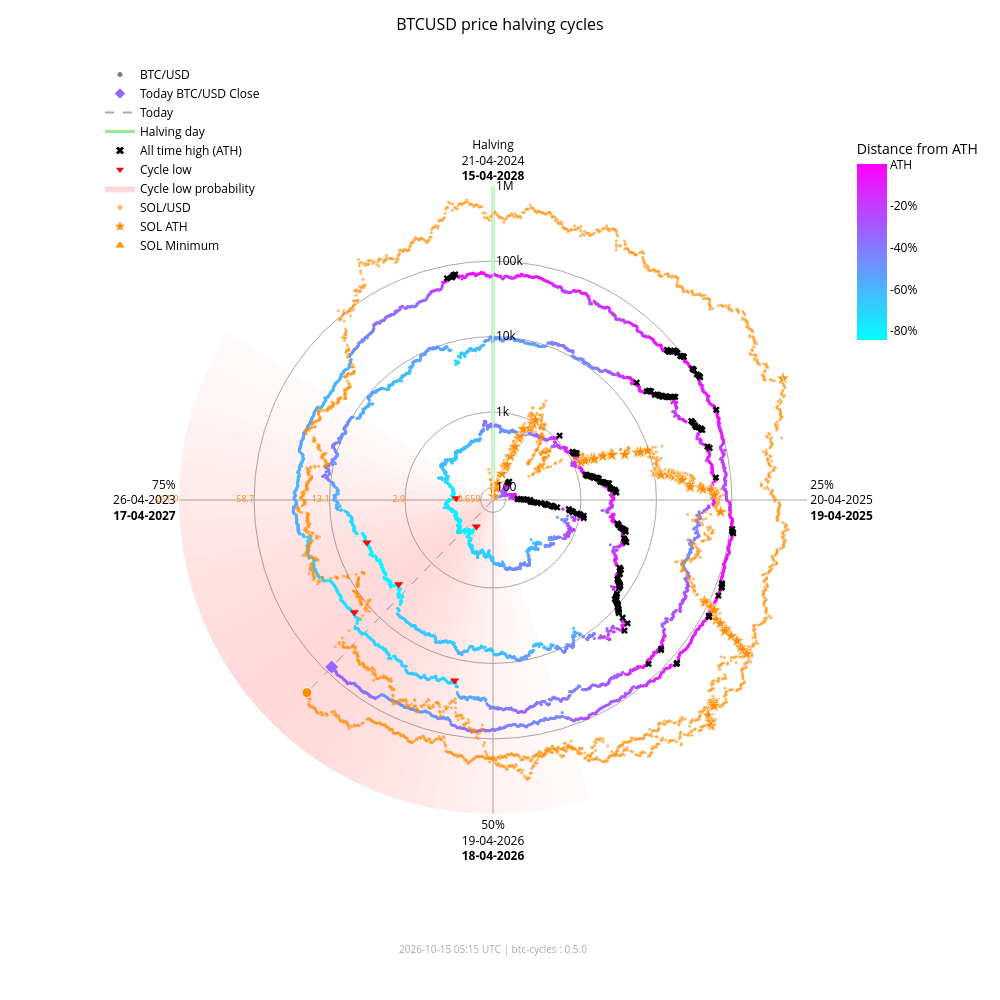

Source (notebook cell):
### Markdown cell above
### Interactive chart with overlay

### Code cell
fig_overlay_interactive = btc.plot(
    kind="interactive",
    from_date="2012-11-28",
    overlay=sol,
)
fig_overlay_interactive.show(config={"scrollZoom": True, "displayModeBar": True})

### Figure 1 — Plotly figure (JSON) as saved in the notebook; plotly's stock layout.template omitted (floating-point values rounded to 4 significant figures; data arrays with more than 128 entries replaced by an {"elided": "..."} marker saying what was removed)
{"data": [{"fill": "toself", "fillcolor": "rgba(255,0,0,0.018306980149439524)", "hoverinfo": "skip", "line": {"width": 0}, "mode": "lines", "r": [68.43, 1000000, 1000000, 68.43, 68.43], "showlegend": false, "theta": [162.0, 162.0, 165.6, 165.6, 162.0], "type": "scatterpolar"}, {"fill": "toself", "fillcolor": "rgba(255,0,0,0.02405911634527998)", "hoverinfo": "skip", "line": {"width": 0}, "mode": "lines", "r": [68.43, 1000000, 1000000, 68.43, 68.43], "showlegend": false, "theta": [165.6, 165.6, 169.2, 169.2, 165.6], "type": "scatterpolar"}, {"fill": "toself", "fillcolor": "rgba(255,0,0,0.030803449372254352)", "hoverinfo": "skip", "line": {"width": 0}, "mode": "lines", "r": [68.43, 1000000, 1000000, 68.43, 68.43], "showlegend": false, "theta": [169.2, 169.2, 172.8, 172.8, 169.2], "type": "scatterpolar"}, {"fill": "toself", "fillcolor": "rgba(255,0,0,0.03847233586005252)", "hoverinfo": "skip", "line": {"width": 0}, "mode": "lines", "r": [68.43, 1000000, 1000000, 68.43, 68.43], "showlegend": false, "theta": [172.8, 172.8, 176.4, 176.4, 172.8], "type": "scatterpolar"}, {"fill": "toself", "fillcolor": "rgba(255,0,0,0.04694405159551339)", "hoverinfo": "skip", "line": {"width": 0}, "mode": "lines", "r": [68.43, 1000000, 1000000, 68.43, 68.43], "showlegend": false, "theta": [176.4, 176.4, 180.0, 180.0, 176.4], "type": "scatterpolar"}, {"fill": "toself", "fillcolor": "rgba(255,0,0,0.05605603979818329)", "hoverinfo": "skip", "line": {"width": 0}, "mode": "lines", "r": [68.43, 1000000, 1000000, 68.43, 68.43], "showlegend": false, "theta": [180.0, 180.0, 183.6, 183.6, 180.0], "type": "scatterpolar"}, {"fill": "toself", "fillcolor": "rgba(255,0,0,0.06562330627802694)", "hoverinfo": "skip", "line": {"width": 0}, "mode": "lines", "r": [68.43, 1000000, 1000000, 68.43, 68.43], "showlegend": false, "theta": [183.6, 183.6, 187.2, 187.2, 183.6], "type": "scatterpolar"}, {"fill": "toself", "fillcolor": "rgba(255,0,0,0.07545707932574237)", "hoverinfo": "skip", "line": {"width": 0}, "mode": "lines", "r": [68.43, 1000000, 1000000, 68.43, 68.43], "showlegend": false, "theta": [187.2, 187.2, 190.8, 190.8, 187.2], "type": "scatterpolar"}, {"fill": "toself", "fillcolor": "rgba(255,0,0,0.08537841060169407)", "hoverinfo": "skip", "line": {"width": 0}, "mode": "lines", "r": [68.43, 1000000, 1000000, 68.43, 68.43], "showlegend": false, "theta": [190.8, 190.8, 194.4, 194.4, 190.8], "type": "scatterpolar"}, {"fill": "toself", "fillcolor": "rgba(255,0,0,0.09522272137134848)", "hoverinfo": "skip", "line": {"width": 0}, "mode": "lines", "r": [68.43, 1000000, 1000000, 68.43, 68.43], "showlegend": false, "theta": [194.4, 194.4, 198.0, 198.0, 194.4], "type": "scatterpolar"}, {"fill": "toself", "fillcolor": "rgba(255,0,0,0.10483418800389058)", "hoverinfo": "skip", "line": {"width": 0}, "mode": "lines", "r": [68.43, 1000000, 1000000, 68.43, 68.43], "showlegend": false, "theta": [198.0, 198.0, 201.6, 201.6, 198.0], "type": "scatterpolar"}, {"fill": "toself", "fillcolor": "rgba(255,0,0,0.11405248627197925)", "hoverinfo": "skip", "line": {"width": 0}, "mode": "lines", "r": [68.43, 1000000, 1000000, 68.43, 68.43], "showlegend": false, "theta": [201.6, 201.6, 205.2, 205.2, 201.6], "type": "scatterpolar"}, {"fill": "toself", "fillcolor": "rgba(255,0,0,0.12269756305009562)", "hoverinfo": "skip", "line": {"width": 0}, "mode": "lines", "r": [68.43, 1000000, 1000000, 68.43, 68.43], "showlegend": false, "theta": [205.2, 205.2, 208.8, 208.8, 205.2], "type": "scatterpolar"}, {"fill": "toself", "fillcolor": "rgba(255,0,0,0.13055959037792858)", "hoverinfo": "skip", "line": {"width": 0}, "mode": "lines", "r": [68.43, 1000000, 1000000, 68.43, 68.43], "showlegend": false, "theta": [208.8, 208.8, 212.4, 212.4, 208.8], "type": "scatterpolar"}, {"fill": "toself", "fillcolor": "rgba(255,0,0,0.13740037014073872)", "hoverinfo": "skip", "line": {"width": 0}, "mode": "lines", "r": [68.43, 1000000, 1000000, 68.43, 68.43], "showlegend": false, "theta": [212.4, 212.4, 216.0, 216.0, 212.4], "type": "scatterpolar"}, {"fill": "toself", "fillcolor": "rgba(255,0,0,0.14296927208088228)", "hoverinfo": "skip", "line": {"width": 0}, "mode": "lines", "r": [68.43, 1000000, 1000000, 68.43, 68.43], "showlegend": false, "theta": [216.0, 216.0, 219.6, 219.6, 216.0], "type": "scatterpolar"}, {"fill": "toself", "fillcolor": "rgba(255,0,0,0.14703219887325494)", "hoverinfo": "skip", "line": {"width": 0}, "mode": "lines", "r": [68.43, 1000000, 1000000, 68.43, 68.43], "showlegend": false, "theta": [219.6, 219.6, 223.2, 223.2, 219.6], "type": "scatterpolar"}, {"fill": "toself", "fillcolor": "rgba(255,0,0,0.14940752827264187)", "hoverinfo": "skip", "line": {"width": 0}, "mode": "lines", "r": [68.43, 1000000, 1000000, 68.43, 68.43], "showlegend": false, "theta": [223.2, 223.2, 226.8, 226.8, 223.2], "type": "scatterpolar"}, {"fill": "toself", "fillcolor": "rgba(255,0,0,0.15)", "hoverinfo": "skip", "line": {"width": 0}, "mode": "lines", "r": [68.43, 1000000, 1000000, 68.43, 68.43], "showlegend": false, "theta": [226.8, 226.8, 230.4, 230.4, 226.8], "type": "scatterpolar"}, {"fill": "toself", "fillcolor": "rgba(255,0,0,0.14882314851976614)", "hoverinfo": "skip", "line": {"width": 0}, "mode": "lines", "r": [68.43, 1000000, 1000000, 68.43, 68.43], "showlegend": false, "theta": [230.4, 230.4, 234.0, 234.0, 230.4], "type": "scatterpolar"}, {"fill": "toself", "fillcolor": "rgba(255,0,0,0.14600334989350275)", "hoverinfo": "skip", "line": {"width": 0}, "mode": "lines", "r": [68.43, 1000000, 1000000, 68.43, 68.43], "showlegend": false, "theta": [234.0, 234.0, 237.6, 237.6, 234.0], "type": "scatterpolar"}, {"fill": "toself", "fillcolor": "rgba(255,0,0,0.14176315293000513)", "hoverinfo": "skip", "line": {"width": 0}, "mode": "lines", "r": [68.43, 1000000, 1000000, 68.43, 68.43], "showlegend": false, "theta": [237.6, 237.6, 241.2, 241.2, 237.6], "type": "scatterpolar"}, {"fill": "toself", "fillcolor": "rgba(255,0,0,0.1363869302869166)", "hoverinfo": "skip", "line": {"width": 0}, "mode": "lines", "r": [68.43, 1000000, 1000000, 68.43, 68.43], "showlegend": false, "theta": [241.2, 241.2, 244.8, 244.8, 241.2], "type": "scatterpolar"}, {"fill": "toself", "fillcolor": "rgba(255,0,0,0.13017643696734477)", "hoverinfo": "skip", "line": {"width": 0}, "mode": "lines", "r": [68.43, 1000000, 1000000, 68.43, 68.43], "showlegend": false, "theta": [244.8, 244.8, 248.4, 248.4, 244.8], "type": "scatterpolar"}, {"fill": "toself", "fillcolor": "rgba(255,0,0,0.1234063302665758)", "hoverinfo": "skip", "line": {"width": 0}, "mode": "lines", "r": [68.43, 1000000, 1000000, 68.43, 68.43], "showlegend": false, "theta": [248.4, 248.4, 252.0, 252.0, 248.4], "type": "scatterpolar"}, {"fill": "toself", "fillcolor": "rgba(255,0,0,0.11628949020714345)", "hoverinfo": "skip", "line": {"width": 0}, "mode": "lines", "r": [68.43, 1000000, 1000000, 68.43, 68.43], "showlegend": false, "theta": [252.0, 252.0, 255.6, 255.6, 252.0], "type": "scatterpolar"}, {"fill": "toself", "fillcolor": "rgba(255,0,0,0.108959277972535)", "hoverinfo": "skip", "line": {"width": 0}, "mode": "lines", "r": [68.43, 1000000, 1000000, 68.43, 68.43], "showlegend": false, "theta": [255.6, 255.6, 259.2, 259.2, 255.6], "type": "scatterpolar"}, {"fill": "toself", "fillcolor": "rgba(255,0,0,0.1014715299920515)", "hoverinfo": "skip", "line": {"width": 0}, "mode": "lines", "r": [68.43, 1000000, 1000000, 68.43, 68.43], "showlegend": false, "theta": [259.2, 259.2, 262.8, 262.8, 259.2], "type": "scatterpolar"}, {"fill": "toself", "fillcolor": "rgba(255,0,0,0.09382430417652897)", "hoverinfo": "skip", "line": {"width": 0}, "mode": "lines", "r": [68.43, 1000000, 1000000, 68.43, 68.43], "showlegend": false, "theta": [262.8, 262.8, 266.4, 266.4, 262.8], "type": "scatterpolar"}, {"fill": "toself", "fillcolor": "rgba(255,0,0,0.08598937207621672)", "hoverinfo": "skip", "line": {"width": 0}, "mode": "lines", "r": [68.43, 1000000, 1000000, 68.43, 68.43], "showlegend": false, "theta": [266.4, 266.4, 270.0, 270.0, 266.4], "type": "scatterpolar"}, {"fill": "toself", "fillcolor": "rgba(255,0,0,0.07794710108398434)", "hoverinfo": "skip", "line": {"width": 0}, "mode": "lines", "r": [68.43, 1000000, 1000000, 68.43, 68.43], "showlegend": false, "theta": [270.0, 270.0, 273.6, 273.6, 270.0], "type": "scatterpolar"}, {"fill": "toself", "fillcolor": "rgba(255,0,0,0.06971614429145927)", "hoverinfo": "skip", "line": {"width": 0}, "mode": "lines", "r": [68.43, 1000000, 1000000, 68.43, 68.43], "showlegend": false, "theta": [273.6, 273.6, 277.2, 277.2, 273.6], "type": "scatterpolar"}, {"fill": "toself", "fillcolor": "rgba(255,0,0,0.061371174705723626)", "hoverinfo": "skip", "line": {"width": 0}, "mode": "lines", "r": [68.43, 1000000, 1000000, 68.43, 68.43], "showlegend": false, "theta": [277.2, 277.2, 280.8, 280.8, 277.2], "type": "scatterpolar"}, {"fill": "toself", "fillcolor": "rgba(255,0,0,0.05304520605236535)", "hoverinfo": "skip", "line": {"width": 0}, "mode": "lines", "r": [68.43, 1000000, 1000000, 68.43, 68.43], "showlegend": false, "theta": [280.8, 280.8, 284.4, 284.4, 280.8], "type": "scatterpolar"}, {"fill": "toself", "fillcolor": "rgba(255,0,0,0.044916938988340704)", "hoverinfo": "skip", "line": {"width": 0}, "mode": "lines", "r": [68.43, 1000000, 1000000, 68.43, 68.43], "showlegend": false, "theta": [284.4, 284.4, 288.0, 288.0, 284.4], "type": "scatterpolar"}, {"fill": "toself", "fillcolor": "rgba(255,0,0,0.0371870550186571)", "hoverinfo": "skip", "line": {"width": 0}, "mode": "lines", "r": [68.43, 1000000, 1000000, 68.43, 68.43], "showlegend": false, "theta": [288.0, 288.0, 291.6, 291.6, 288.0], "type": "scatterpolar"}, {"fill": "toself", "fillcolor": "rgba(255,0,0,0.030049603184432498)", "hoverinfo": "skip", "line": {"width": 0}, "mode": "lines", "r": [68.43, 1000000, 1000000, 68.43, 68.43], "showlegend": false, "theta": [291.6, 291.6, 295.2, 295.2, 291.6], "type": "scatterpolar"}, {"fill": "toself", "fillcolor": "rgba(255,0,0,0.023665126797805223)", "hoverinfo": "skip", "line": {"width": 0}, "mode": "lines", "r": [68.43, 1000000, 1000000, 68.43, 68.43], "showlegend": false, "theta": [295.2, 295.2, 298.8, 298.8, 295.2], "type": "scatterpolar"}, {"fill": "toself", "fillcolor": "rgba(255,0,0,0.018141004067302662)", "hoverinfo": "skip", "line": {"width": 0}, "mode": "lines", "r": [68.43, 1000000, 1000000, 68.43, 68.43], "showlegend": false, "theta": [298.8, 298.8, 302.4, 302.4, 298.8], "type": "scatterpolar"}, {"hoverinfo": "skip", "line": {"color": "darkgrey", "dash": "dash", "width": 1}, "mode": "lines", "r": [68.43, 81560.0], "showlegend": false, "theta": [224.0, 224.0], "type": "scatterpolar"}, {"hoverinfo": "skip", "line": {"color": "darkgrey", "dash": "dash", "width": 1}, "mode": "lines", "r": [68.43, 241700.0], "showlegend": false, "theta": [224.0, 224.0], "type": "scatterpolar"}, {"hoverinfo": "skip", "line": {"color": "lightgreen", "width": 3}, "mode": "lines", "r": [68.43, 1000000], "showlegend": false, "theta": [0, 0], "type": "scatterpolar"}, {"hoverinfo": "text", "marker": {"color": {"elided": "4919 str values"}, "size": 3}, "mode": "markers", "r": {"elided": "4919 float values"}, "showlegend": false, "text": {"elided": "4919 str values"}, "theta": {"elided": "4919 float values"}, "type": "scatterpolar"}, {"hoverinfo": "text", "marker": {"color": "#FF8C00", "opacity": 0.6, "size": 3}, "mode": "markers", "r": {"elided": "2379 float values"}, "showlegend": false, "text": {"elided": "2379 str values"}, "theta": {"elided": "2379 float values"}, "type": "scatterpolar"}, {"hoverinfo": "text", "marker": {"color": "#9768ff", "size": 10, "symbol": "diamond"}, "mode": "markers", "r": [81560.0], "showlegend": false, "text": ["Today<br>Date: 2026-10-14<br>Price: $81,562.49"], "theta": [224.0], "type": "scatterpolar"}, {"hoverinfo": "text", "marker": {"color": "#FF8C00", "line": {"color": "white", "width": 1}, "size": 10, "symbol": "circle"}, "mode": "markers", "r": [241700.0], "showlegend": false, "text": ["Today SOL<br>Date: 2026-10-14<br>Price: $104.07"], "theta": [224.0], "type": "scatterpolar"}, {"hoverinfo": "text", "marker": {"color": "#FF8C00", "line": {"color": "white", "width": 0.5}, "size": 10, "symbol": "star"}, "mode": "markers", "r": [68.43, 76.69, 98.28, 115.1, 160.2, 199.2, 200.3, 203.8, 217.3, 287.8, 349.8, 397.3, 523.3, 573.2, 718.1, 798.5, 948.0, 1078.0, 1271.0, 1461.0, 1785.0, 1908.0, 1917.0, 2530.0, 3215.0, 3302.0, 3322.0, 4795.0, 7121.0, 7760.0, 9679.0, 10370.0, 11210.0, 11600.0, 11830.0, 12190.0, 15220.0, 16990.0, 18090.0, 20010.0, 20730.0, 21720.0, 21920.0, 22700.0, 28100.0, 28410.0, 38550.0, 41750.0, 54000.0, 58230.0, 71670.0, 86520.0, 90770.0, 111800.0, 112400.0, 128500.0, 155700.0, 182600.0, 229400.0, 231200.0, 295100.0, 371400.0, 451600.0, 493500.0, 583700.0, 612100.0, 618900.0, 644000.0, 686600.0, 744100.0, 879500.0, 907500.0, 980900.0, 1000000.0], "showlegend": false, "text": ["SOL ATH<br>Date: 2020-04-10<br>Price: $0.95", "SOL ATH<br>Date: 2020-07-12<br>Price: $1.02", "SOL ATH<br>Date: 2020-07-13<br>Price: $1.18", "SOL ATH<br>Date: 2020-07-15<br>Price: $1.29", "SOL ATH<br>Date: 2020-07-26<br>Price: $1.57", "SOL ATH<br>Date: 2020-07-27<br>Price: $1.78", "SOL ATH<br>Date: 2020-07-28<br>Price: $1.78", "SOL ATH<br>Date: 2020-08-03<br>Price: $1.80", "SOL ATH<br>Date: 2020-08-04<br>Price: $1.87", "SOL ATH<br>Date: 2020-08-06<br>Price: $2.21", "SOL ATH<br>Date: 2020-08-08<br>Price: $2.47", "SOL ATH<br>Date: 2020-08-09<br>Price: $2.67", "SOL ATH<br>Date: 2020-08-10<br>Price: $3.13", "SOL ATH<br>Date: 2020-08-11<br>Price: $3.30", "SOL ATH<br>Date: 2020-08-12<br>Price: $3.77", "SOL ATH<br>Date: 2020-08-28<br>Price: $4.01", "SOL ATH<br>Date: 2020-08-30<br>Price: $4.44", "SOL ATH<br>Date: 2020-08-31<br>Price: $4.78", "SOL ATH<br>Date: 2021-02-02<br>Price: $5.27", "SOL ATH<br>Date: 2021-02-03<br>Price: $5.72", "SOL ATH<br>Date: 2021-02-04<br>Price: $6.43", "SOL ATH<br>Date: 2021-02-05<br>Price: $6.68", "SOL ATH<br>Date: 2021-02-07<br>Price: $6.70", "SOL ATH<br>Date: 2021-02-08<br>Price: $7.88", "SOL ATH<br>Date: 2021-02-10<br>Price: $9.07", "SOL ATH<br>Date: 2021-02-11<br>Price: $9.22", "SOL ATH<br>Date: 2021-02-12<br>Price: $9.25", "SOL ATH<br>Date: 2021-02-19<br>Price: $11.47", "SOL ATH<br>Date: 2021-02-22<br>Price: $14.45", "SOL ATH<br>Date: 2021-02-23<br>Price: $15.20", "SOL ATH<br>Date: 2021-02-24<br>Price: $17.30", "SOL ATH<br>Date: 2021-03-28<br>Price: $18.02", "SOL ATH<br>Date: 2021-03-29<br>Price: $18.85", "SOL ATH<br>Date: 2021-03-30<br>Price: $19.23", "SOL ATH<br>Date: 2021-03-31<br>Price: $19.47", "SOL ATH<br>Date: 2021-04-02<br>Price: $19.81", "SOL ATH<br>Date: 2021-04-03<br>Price: $22.55", "SOL ATH<br>Date: 2021-04-04<br>Price: $24.06", "SOL ATH<br>Date: 2021-04-06<br>Price: $24.96", "SOL ATH<br>Date: 2021-04-07<br>Price: $26.48", "SOL ATH<br>Date: 2021-04-08<br>Price: $27.03", "SOL ATH<br>Date: 2021-04-09<br>Price: $27.78", "SOL ATH<br>Date: 2021-04-11<br>Price: $27.93", "SOL ATH<br>Date: 2021-04-12<br>Price: $28.51", "SOL ATH<br>Date: 2021-04-18<br>Price: $32.30", "SOL ATH<br>Date: 2021-04-21<br>Price: $32.51", "SOL ATH<br>Date: 2021-04-22<br>Price: $38.88", "SOL ATH<br>Date: 2021-04-24<br>Price: $40.74", "SOL ATH<br>Date: 2021-04-25<br>Price: $47.37", "SOL ATH<br>Date: 2021-05-01<br>Price: $49.51", "SOL ATH<br>Date: 2021-05-18<br>Price: $55.91", "SOL ATH<br>Date: 2021-08-16<br>Price: $62.43", "SOL ATH<br>Date: 2021-08-17<br>Price: $64.21", "SOL ATH<br>Date: 2021-08-18<br>Price: $72.54", "SOL ATH<br>Date: 2021-08-19<br>Price: $72.76", "SOL ATH<br>Date: 2021-08-20<br>Price: $78.72", "SOL ATH<br>Date: 2021-08-27<br>Price: $88.09", "SOL ATH<br>Date: 2021-08-28<br>Price: $96.70", "SOL ATH<br>Date: 2021-08-30<br>Price: $110.54", "SOL ATH<br>Date: 2021-09-01<br>Price: $111.03", "SOL ATH<br>Date: 2021-09-02<br>Price: $128.10", "SOL ATH<br>Date: 2021-09-03<br>Price: $146.58", "SOL ATH<br>Date: 2021-09-06<br>Price: $164.38", "SOL ATH<br>Date: 2021-09-07<br>Price: $173.15", "SOL ATH<br>Date: 2021-09-08<br>Price: $191.04", "SOL ATH<br>Date: 2021-10-22<br>Price: $196.43", "SOL ATH<br>Date: 2021-10-23<br>Price: $197.70", "SOL ATH<br>Date: 2021-10-24<br>Price: $202.36", "SOL ATH<br>Date: 2021-10-25<br>Price: $210.10", "SOL ATH<br>Date: 2021-11-02<br>Price: $220.24", "SOL ATH<br>Date: 2021-11-03<br>Price: $242.90", "SOL ATH<br>Date: 2021-11-04<br>Price: $247.39", "SOL ATH<br>Date: 2021-11-06<br>Price: $258.93", "SOL ATH<br>Date: 2025-01-18<br>Price: $261.87"], "theta": [352.0, 15.5, 15.75, 16.25, 19.0, 19.25, 19.5, 21.0, 21.25, 21.75, 22.25, 22.5, 22.75, 23.0, 23.25, 27.25, 27.75, 28.0, 66.75, 67.0, 67.25, 67.5, 68.0, 68.25, 68.75, 69.0, 69.25, 71.0, 71.75, 72.0, 72.25, 80.25, 80.5, 80.75, 81.0, 81.5, 81.75, 82.0, 82.5, 82.75, 83.0, 83.25, 83.75, 84.0, 85.5, 86.25, 86.5, 87.0, 87.25, 88.75, 93.0, 115.5, 115.8, 116.0, 116.2, 116.5, 118.2, 118.5, 119.0, 119.5, 119.8, 120.0, 120.7, 121.0, 121.3, 132.2, 132.5, 132.8, 133.0, 135.0, 135.2, 135.5, 136.0, 67.25], "type": "scatterpolar"}, {"hoverinfo": "text", "marker": {"color": "#FF8C00", "line": {"color": "white", "width": 0.5}, "size": 10, "symbol": "triangle-up"}, "mode": "markers", "r": [68.43], "showlegend": false, "text": ["SOL Minimum<br>Date: 2020-05-11<br>Price: $0.52"], "theta": [0.0], "type": "scatterpolar"}, {"hoverinfo": "text", "marker": {"color": "black", "size": 6, "symbol": "x"}, "mode": "markers", "r": {"elided": "182 float values"}, "showlegend": false, "text": {"elided": "182 str values"}, "theta": {"elided": "182 float values"}, "type": "scatterpolar"}, {"hoverinfo": "text", "marker": {"color": "red", "size": 8, "symbol": "triangle-down"}, "mode": "markers", "r": [178.1, 210.5, 3237.0, 3961.0, 19020.0, 15790.0], "showlegend": false, "text": ["Cycle Low<br>Date: 2015-01-14<br>Price: $178.10<br>ATH distance: -84.5%", "Cycle Low<br>Date: 2015-08-24<br>Price: $210.49<br>ATH distance: -81.7%", "Cycle Low<br>Date: 2018-12-15<br>Price: $3,236.76<br>ATH distance: -83.4%", "Cycle Low<br>Date: 2019-03-15<br>Price: $3,960.91<br>ATH distance: -79.7%", "Cycle Low<br>Date: 2022-06-18<br>Price: $19,017.64<br>ATH distance: -71.9%", "Cycle Low<br>Date: 2022-11-21<br>Price: $15,787.28<br>ATH distance: -76.6%"], "theta": [212.1, 272.7, 228.3, 251.4, 192.0, 231.0], "type": "scatterpolar"}, {"marker": {"color": "grey", "size": 5}, "mode": "markers", "name": "BTC/USD", "r": [null], "theta": [null], "type": "scatterpolar"}, {"marker": {"color": "#9768ff", "size": 8, "symbol": "diamond"}, "mode": "markers", "name": "Today BTC/USD Close", "r": [null], "theta": [null], "type": "scatterpolar"}, {"line": {"color": "darkgrey", "dash": "dash"}, "mode": "lines", "name": "Today", "r": [null], "theta": [null], "type": "scatterpolar"}, {"line": {"color": "lightgreen", "width": 3}, "mode": "lines", "name": "Halving day", "r": [null], "theta": [null], "type": "scatterpolar"}, {"marker": {"color": "black", "size": 7, "symbol": "x"}, "mode": "markers", "name": "All time high (ATH)", "r": [null], "theta": [null], "type": "scatterpolar"}, {"marker": {"color": "red", "size": 7, "symbol": "triangle-down"}, "mode": "markers", "name": "Cycle low", "r": [null], "theta": [null], "type": "scatterpolar"}, {"fill": "toself", "fillcolor": "rgba(255,0,0,0.15)", "line": {"width": 0}, "mode": "lines", "name": "Cycle low probability", "r": [null], "theta": [null], "type": "scatterpolar"}, {"marker": {"color": "#FF8C00", "opacity": 0.6, "size": 5}, "mode": "markers", "name": "SOL/USD", "r": [null], "theta": [null], "type": "scatterpolar"}, {"marker": {"color": "#FF8C00", "size": 8, "symbol": "star"}, "mode": "markers", "name": "SOL ATH", "r": [null], "theta": [null], "type": "scatterpolar"}, {"marker": {"color": "#FF8C00", "size": 8, "symbol": "triangle-up"}, "mode": "markers", "name": "SOL Minimum", "r": [null], "theta": [null], "type": "scatterpolar"}, {"hoverinfo": "skip", "marker": {"cmax": 0, "cmin": -0.8453, "color": [0], "colorbar": {"len": 0.25, "ticktext": ["ATH", "-20%", "-40%", "-60%", "-80%", "-100%"], "tickvals": [0, -0.2, -0.4, -0.6, -0.8, -1.0], "title": {"text": "Distance from ATH"}, "x": 0.95, "y": 0.92, "yanchor": "top"}, "colorscale": {"elided": "256x2 mixed values"}, "showscale": true, "size": 0}, "mode": "markers", "r": [null], "showlegend": false, "theta": [null], "type": "scatterpolar"}, {"hoverinfo": "skip", "mode": "text", "r": [100, 1000, 10000, 100000, 1000000], "showlegend": false, "text": ["0.659", "2.9", "13.1", "58.7", "261.9"], "textfont": {"color": "#FF8C00", "size": 9}, "textposition": "middle left", "theta": [270, 270, 270, 270, 270], "type": "scatterpolar"}], "layout": {"annotations": [{"font": {"color": "darkgrey", "size": 10}, "showarrow": false, "text": "2026-10-15 05:15 UTC | btc-cycles : 0.5.0", "x": 0.5, "xref": "paper", "y": -0.02, "yref": "paper"}], "font": {"color": "black"}, "height": 1000, "legend": {"bgcolor": "rgba(0,0,0,0)", "font": {"color": "black"}, "x": 0.0, "y": 1.0}, "margin": {"b": 60, "l": 100, "r": 80, "t": 60}, "paper_bgcolor": "white", "plot_bgcolor": "white", "polar": {"angularaxis": {"color": "black", "direction": "clockwise", "gridcolor": "darkgrey", "rotation": 90, "ticktext": ["Halving<br>21-04-2024<br><b>15-04-2028</b>", "25%<br>20-04-2025<br><b>19-04-2025</b>", "50%<br>19-04-2026<br><b>18-04-2026</b>", "75%<br>26-04-2023<br><b>17-04-2027</b>"], "tickvals": [0, 90, 180, 270]}, "bgcolor": "white", "domain": {"x": [0.1, 0.9], "y": [0.05, 0.95]}, "radialaxis": {"angle": 90, "color": "black", "gridcolor": "darkgrey", "range": [1.835, 6.0], "tickangle": 90, "ticktext": ["100", "1k", "10k", "100k", "1M"], "tickvals": [100, 1000, 10000, 100000, 1000000], "type": "log"}}, "title": {"font": {"color": "black", "size": 16}, "text": "BTCUSD price halving cycles", "x": 0.5}, "width": 1000}}
